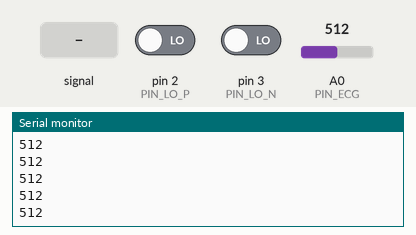
Recording of a sketch running on a simulated Arduino Uno, built with avr-gcc and run on an emulated ATmega328P. On the bench: the last lines printed to the serial monitor. The inputs (shaded band) are chosen by the test bench; at power-on: A0 (PIN_ECG) = 512, pin 2 (PIN_LO_P) LOW, pin 3 (PIN_LO_N) LOW.

Above: at 1.2 s.
1.3 s: A0 (PIN_ECG) fed a 200 Hz sine of ±81 counts around its level
At 2.2 s:
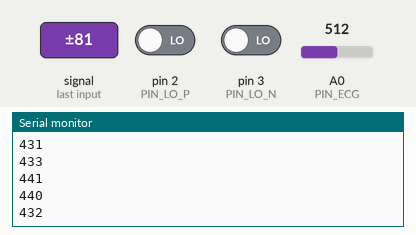
2.8 s: A0 (PIN_ECG) set to 716
At 3.4 s:
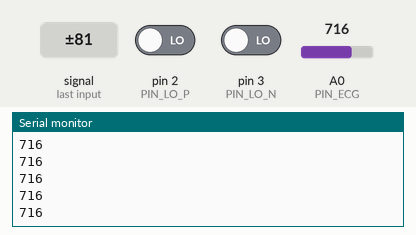
4.3 s: pin 2 (PIN_LO_P) driven HIGH
5.8 s: pin 2 (PIN_LO_P) driven LOW
7.3 s: A0 (PIN_ECG) fed a 1000 Hz sine of ±255 counts around its level
At 8.4 s:
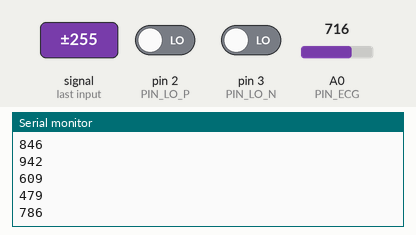
8.8 s: A0 (PIN_ECG) set to 900
At 9.7 s:
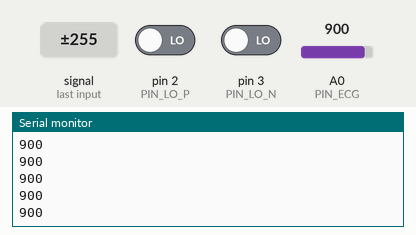
Timing chart, 0 to 11.3 s (numbered marks = the images above; inputs shaded):
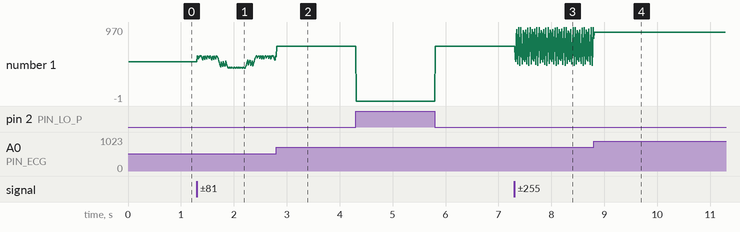

Measured:
- after the input at 1.3 s, the serial monitor: prints a new line at once (image 1)
- after the input at 7.3 s, the serial monitor: prints a new line at once (image 3)
- plotted number 1: 512 → 578 after the input at 1.3 s, 716 → 817 after the input at 7.3 s

The sketch:

BioHeart.ino
```cpp
/*
  Bio-Heart (solo ECG) - Arduino Uno + AD8232 + HC-05
  Envia por Bluetooth una linea por muestra, 100 veces por segundo:  valor_ecg
  Si los electrodos estan sueltos envia -1.

  Conexiones:
  AD8232:  OUTPUT -> A0 | LO+ -> D2 | LO- -> D3 | 3.3V -> 3.3V | GND -> GND
  HC-05:   TX -> D10 | RX -> D11 (con divisor de voltaje 1k/2k) | VCC -> 5V | GND -> GND

  No necesita librerias extra. Para ver la senal en el PC: Herramientas > Serial Plotter (115200).
*/

#include <SoftwareSerial.h>

SoftwareSerial bt(10, 11);  // RX, TX

const int PIN_ECG = A0;
const int PIN_LO_P = 2;
const int PIN_LO_N = 3;

unsigned long lastSend = 0;

void setup() {
  Serial.begin(115200);
  bt.begin(9600);  // velocidad por defecto del HC-05
  pinMode(PIN_LO_P, INPUT);
  pinMode(PIN_LO_N, INPUT);
}

void loop() {
  unsigned long now = millis();
  if (now - lastSend >= 10) {  // 100 Hz
    lastSend = now;
    int ecg;
    if (digitalRead(PIN_LO_P) == 1 || digitalRead(PIN_LO_N) == 1) {
      ecg = -1;  // electrodos desconectados
    } else {
      ecg = analogRead(PIN_ECG);
    }
    bt.println(ecg);
    Serial.println(ecg);
  }
}
```
